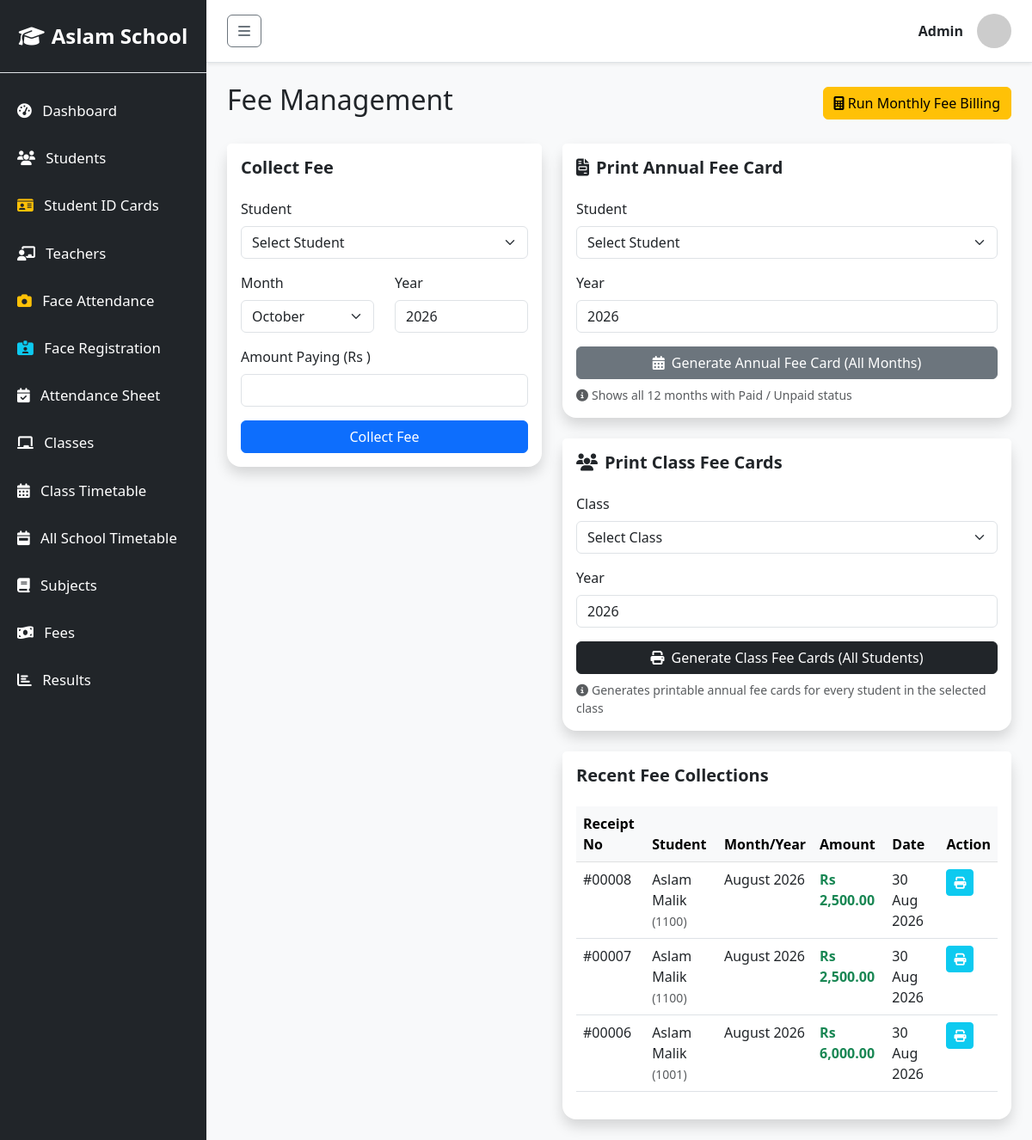
Screenshot of /school/fees/manage.php with the database file from the repository.
### tables this page shows
CREATE TABLE `fees` (
  `id` int(11) NOT NULL,
  `student_id` int(11) NOT NULL,
  `month` varchar(20) NOT NULL,
  `year` int(4) NOT NULL,
  `amount` decimal(10,2) NOT NULL,
  `paid_on` timestamp NOT NULL DEFAULT current_timestamp()
);

CREATE TABLE `students` (
  `id` int(11) NOT NULL,
  `admission_no` varchar(20) NOT NULL,
  `name` varchar(100) NOT NULL,
  `father_name` varchar(100) NOT NULL,
  `dob` date NOT NULL,
  `gender` varchar(10) NOT NULL,
  `blood_group` varchar(10) DEFAULT 'O+',
  `class_id` int(11) NOT NULL,
  `phone` varchar(20) NOT NULL,
  `address` text NOT NULL,
  `admission_date` date NOT NULL,
  `monthly_fee` decimal(10,2) NOT NULL DEFAULT 0.00,
  `previous_dues` decimal(10,2) NOT NULL DEFAULT 0.00,
  `photo` varchar(255) DEFAULT NULL
);

### school/fees/manage.php (the view, shortened to what this page needs)
<?php
require_once '../includes/db.php';
require_once '../includes/header.php';
?>
<div class="d-flex justify-content-between align-items-center mb-4">
    <h2>Fee Management</h2>
    <form method="POST" onsubmit="return confirm('Are you sure you want to add the Monthly Fee to EVERY student\'s outstanding dues? (Run this once a month)')">
        <button type="submit" name="generate_billing" class="btn btn-warning"><i class="fa-solid fa-calculator"></i> Run Monthly Fee Billing</button>
    </form>
</div>
<div class="row">
    <div class="col-md-5">
        <div class="card shadow border-0 rounded-4 mb-4">
            <div class="card-header bg-white pt-3 pb-0 border-0">
                <h5 class="fw-bold">Collect Fee</h5>
            </div>
            <div class="card-body">
                <form method="POST">
                    <div class="mb-3">
                        <label class="form-label">Student</label>
                        <select name="student_id" id="student_id" class="form-select" required onchange="fetchFeeDetails()">
                            <option value="">Select Student</option>
                        </select>
                    </div>
                    <div class="row mb-3">
                        <div class="col-6">
                            <label class="form-label">Month</label>
                            <select name="month" class="form-select" required>
                                <?php
                                $months = ['January', 'February', 'March', 'April', 'May', 'June', 'July', 'August', 'September', 'October', 'November', 'December'];
                                foreach($months as $m) {
                                    $selected = (date('F') == $m) ? 'selected' : '';
                                    echo "<option value='$m' $selected>$m</option>";
                                }
                                ?>
                            </select>
                        </div>
                        <div class="col-6">
                            <label class="form-label">Year</label>
                            <input type="number" name="year" class="form-control" value="<?= date('Y') ?>" required>
                        </div>
                    </div>
                    <div class="mb-3">
                        <label class="form-label">Amount Paying (Rs )</label>
                        <input type="number" step="0.01" name="amount" id="amount_paying" class="form-control" required>
                    </div>
                    <button type="submit" name="collect_fee" class="btn btn-primary w-100">Collect Fee</button>
                </form>
            </div>
        </div>
    </div>
    <div class="col-md-7">
        <div class="card shadow border-0 rounded-4 mb-4">
            <div class="card-header bg-white pt-3 pb-0 border-0">
                <h5 class="fw-bold"><i class="fa-solid fa-file-invoice me-2"></i>Print Annual Fee Card</h5>
            </div>
            <div class="card-body">
                <form action="fee_card.php" method="GET" target="_blank">
                    <div class="mb-3">
                        <label class="form-label">Student</label>
                        <select name="student_id" class="form-select" required>
                            <option value="">Select Student</option>
                        </select>
                    </div>
                    <div class="mb-3">
                        <label class="form-label">Year</label>
                        <input type="number" name="year" class="form-control" value="<?= date('Y') ?>" required>
                    </div>
                    <button type="submit" class="btn btn-secondary w-100"><i class="fa-solid fa-calendar-days me-1"></i> Generate Annual Fee Card (All Months)</button>
                </form>
                <small class="text-muted mt-2 d-block"><i class="fa-solid fa-info-circle me-1"></i>Shows all 12 months with Paid / Unpaid status</small>
            </div>
        </div>
        <div class="card shadow border-0 rounded-4 mb-4">
            <div class="card-header bg-white pt-3 pb-0 border-0">
                <h5 class="fw-bold"><i class="fa-solid fa-users me-2"></i>Print Class Fee Cards</h5>
            </div>
            <div class="card-body">
                <form action="class_fee_cards.php" method="GET" target="_blank">
                    <div class="mb-3">
                        <label class="form-label">Class</label>
                        <select name="class_id" class="form-select" required>
                            <option value="">Select Class</option>
                        </select>
                    </div>
                    <div class="mb-3">
                        <label class="form-label">Year</label>
                        <input type="number" name="year" class="form-control" value="<?= date('Y') ?>" required>
                    </div>
                    <button type="submit" class="btn btn-dark w-100"><i class="fa-solid fa-print me-1"></i> Generate Class Fee Cards (All Students)</button>
                </form>
                <small class="text-muted mt-2 d-block"><i class="fa-solid fa-info-circle me-1"></i>Generates printable annual fee cards for every student in the selected class</small>
            </div>
        </div>
        <div class="card shadow border-0 rounded-4">
            <div class="card-header bg-white pt-3 pb-0 border-0">
                <h5 class="fw-bold">Recent Fee Collections</h5>
            </div>
            <div class="card-body">
                <div class="table-responsive">
                    <table class="table table-hover">
                        <thead class="table-light">
                            <tr>
                                <th>Receipt No</th>
                                <th>Student</th>
                                <th>Month/Year</th>
                                <th>Amount</th>
                                <th>Date</th>
                                <th>Action</th>
                            </tr>
                        </thead>
                        <tbody>
                            <?php
                            $fees = $conn->query("SELECT f.*, s.name, s.admission_no FROM fees f JOIN students s ON f.student_id = s.id ORDER BY f.id DESC LIMIT 20");
                            while($row = $fees->fetch_assoc()):
                            ?>
                            <tr>
                                <td>#<?= sprintf('%05d', $row['id']) ?></td>
                                <td><?= $row['name'] ?> <br><small class="text-muted">(<?= $row['admission_no'] ?>)</small></td>
                                <td><?= $row['month'] ?> <?= $row['year'] ?></td>
                                <td class="fw-bold text-success">Rs <?= number_format($row['amount'], 2) ?></td>
                                <td><?= date('d M Y', strtotime($row['paid_on'])) ?></td>
                                <td>
                                    <a href="print_receipt.php?id=<?= $row['id'] ?>" target="_blank" class="btn btn-sm btn-info text-white"><i class="fa-solid fa-print"></i></a>
                                </td>
                            </tr>
                            <?php endwhile; ?>
                        </tbody>
                    </table>
                </div>
            </div>
        </div>
    </div>
</div>
<?php require_once '../includes/footer.php'; ?>

### rows the page displays
fees: id "00008", student.name "Aslam Malik", student.admission_no "1100", month "August", year "2026", amount "2,500.00", paid_on "30 Aug 2026"
fees: id "00007", student.name "Aslam Malik", student.admission_no "1100", month "August", year "2026", amount "2,500.00", paid_on "30 Aug 2026"
fees: id "00006", student.name "Aslam Malik", student.admission_no "1001", month "August", year "2026", amount "6,000.00", paid_on "30 Aug 2026"

### other values shown
$_SESSION['user_name'] "Admin"
form field month "October"
